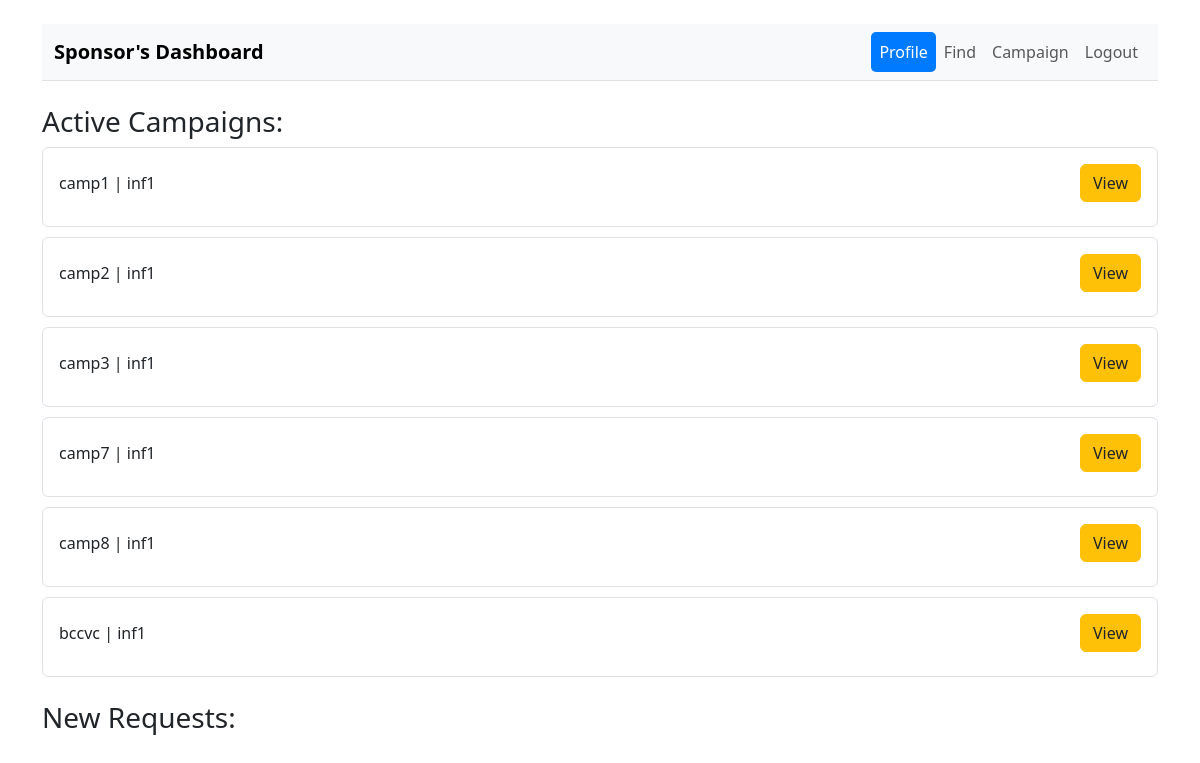
Page /sponsor/profile (signed in) on the committed database.
### models.py (models this page shows)
class Request(db.Model):
    request_id = db.Column(db.Integer, primary_key=True,autoincrement=True)
    sponsor_id = db.Column(db.Integer, db.ForeignKey('sponsor.sponsor_id'))
    influencer_id = db.Column(db.Integer, db.ForeignKey('influencer.influencer_id'))
    campaign_id = db.Column(db.Integer, db.ForeignKey('campaign.campaign_id'))
    message = db.Column(db.Text, nullable=True)
    sendby = db.Column(db.Integer, nullable=False) # 1 For Sponsor to Influencer and 0 for vice-versa
    status = db.Column(db.Integer, nullable=False)

class Campaign(db.Model):
    campaign_id = db.Column(db.Integer, primary_key=True,autoincrement=True)
    sponsor_id = db.Column(db.Integer, db.ForeignKey('sponsor.sponsor_id'))
    title = db.Column(db.Text, nullable=False)
    description = db.Column(db.Text, nullable=False)
    start_date = db.Column(db.Date, nullable=False)
    end_date = db.Column(db.Date, nullable=False)
    budget = db.Column(db.Integer, nullable=False)
    visibility = db.Column(db.Integer, nullable=False)

class User(db.Model, UserMixin):
    id = db.Column(db.Integer, primary_key=True)
    email = db.Column(db.String, nullable=False)
    name = db.Column(db.String, nullable=False)
    username = db.Column(db.String, nullable=False)
    role = db.Column(db.Integer, nullable=True)
    password = db.Column(db.String, nullable=False)
    admin = db.Column(db.Boolean, default=False)

### main.py (the view)
@app.route('/sponsor/profile')
@login_required
@sponsor_required
def spon_profile():
    campnames = db.session.query(Campaign, Request, User, Influencer).join(
        Request,
        (current_user.id == Request.sponsor_id) &
        (Campaign.campaign_id == Request.campaign_id) &
        (Request.status == 0) &
        (Request.sendby == 0)
    ).join(
        User,
        (User.id == Request.influencer_id)
    ).join(Influencer,
        (Influencer.influencer_id == User.id)).all()
    platforms = ['Youtube', 'Instagram', 'Twitter']
    activecamp = db.session.query(Request, Campaign, User,).join(
        Request,  # for above section of sponsor profile page
        (current_user.id == Request.sponsor_id) &
        (Campaign.campaign_id == Request.campaign_id) &
        (Request.status == 1)
    ).join(
        User,
        (User.id == Request.influencer_id)
    ).all()
    return render_template('spon_profile.html', username=current_user.username, platforms=platforms,campnames=campnames, activecamp=activecamp)

### main.py (called while the page is built)
@login_manager.user_loader
def load_user(user_id):
    return User.query.get(int(user_id))

def sponsor_required(f):
    @wraps(f)
    def decorated_function(*args, **kwargs):
        if current_user.role == 2:
            return f(*args, **kwargs)
        elif current_user.role == 1:
            return redirect(url_for('influ_profile'))
        else:
            return redirect(url_for('login'))
    return decorated_function

### templates/spon_profile.html (shortened to what this page needs)
{% extends "spon.html" %}
{% block content %}
<!DOCTYPE html>
<html lang="en">
<head>
    <link href="https://cdn.jsdelivr.net/npm/bootstrap@5.3.0-alpha1/dist/css/bootstrap.min.css" rel="stylesheet">
</head>
<body>
    <h3 class="mt-4">Active Campaigns:</h3>
    {% for a in activecamp %}
    <div class="campaign-list">
        <div class="card campaign-card">
            <div class="card-body">
                <div class="d-flex justify-content-between align-items-center mb-2">
                    <span>{{a[1].title}} | {{a[2].username}}</span>
                    <a class="btn btn-view" data-bs-toggle="modal" data-bs-target="#viewcamp">View</a>
                </div>
            </div>
        </div>
    </div>
    {% endfor %}
    <h3 class="mt-4">New Requests:</h3>
</body>
</html>
{% endblock %}

### templates/spon_profile.html (style rules this page uses)
.campaign-card { border: 1px solid #dee2e6; margin-bottom: 10px; }
.btn-view { background-color: #ffc107; border-color: #ffc107; }

### rows in the picture
Request: title "camp1", username "inf1"
Request: title "camp2", username "inf1"
Request: title "camp3", username "inf1"
Request: title "camp7", username "inf1"
Request: title "camp8", username "inf1"
Request: title "bccvc", username "inf1"
